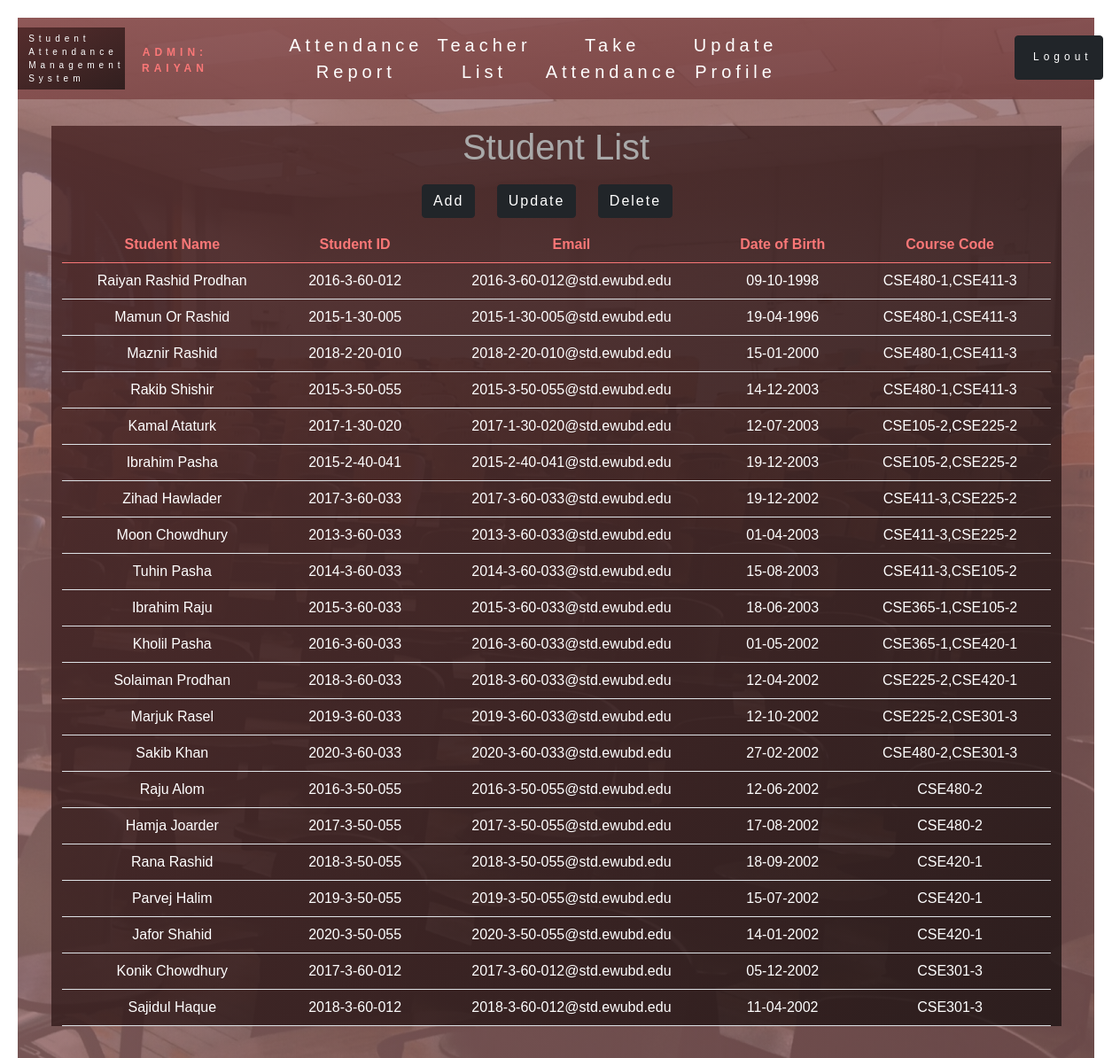
Page /admin/student_list.php (signed in) on the committed database.
### tables this page shows
CREATE TABLE `student_tbl` (
  `student_id` int(11) NOT NULL,
  `student_name` varchar(150) NOT NULL,
  `student_password` varchar(100) NOT NULL,
  `student_roll_number` varchar(15) NOT NULL,
  `student_email` varchar(100) NOT NULL,
  `student_dob` date NOT NULL,
  `student_course_code` varchar(100) NOT NULL,
  `student_user_type` varchar(10) NOT NULL
);

### lib/Database.php (called while the page is built, shortened)
<?php
    Class Database {
        public $host = DB_HOST;
        public $user = DB_USER;
        public $pass = DB_PASS;
        public $dbname = DB_NAME;
        public $link;
        private function connectDB() {
            $this->link=new mysqli($this->host, $this->user, $this->pass,
                $this->dbname);
        }
        public function select($query) {
            $result=$this->link->query($query) or die($this->link->error.__LINE__);
            if($result->num_rows > 0) {
                return $result;
            } else {
                return false;
            }
        }
    }
?>

### lib/Student.php (called while the page is built, shortened)
<?php
    $filePath = realpath(dirname(__FILE__));
    include_once($filePath.'/Database.php')
?>
<?php
    class Student {
        private $db;
        public function __construct() {
            $this->db = new Database();
        }
        public function getStudents() {
            $query = "SELECT * FROM student_tbl";
            $result = $this->db->select($query);
            return $result;
        }
    }
?>

### admin/student_list.php (the view, shortened to what this page needs)
<?php
    include '../lib/Student.php';
?>
<!DOCTYPE html>
<html lang="en">
<head>
    <head>
        <link rel="stylesheet" href="../css/bootstrap.min.css">
        <link rel="stylesheet" href="../css/style.css">
        <link rel="stylesheet" href="../css/list_view.css">
        <link rel="stylesheet" href="../css/navbar.css">
    </head>
</head>
<body>
    <header class="header">
        <nav class="navbar navbar-expand-lg">
            <a class="navbar-brand" href="course_list.php">Student<br>Attendance<br>Management<br>System</a>
            <div class="username">
                <?php
                    include '../lib/CurrentUserInfo.php';
                ?>
            </div>
            <div class="collapse navbar-collapse" id="navbarSupportedContent">
                <ul class="navbar-nav mr-auto">
                    <li class="nav-item">
                        <a class="nav-link" href="report.php">Attendance<br>Report</a>
                    </li>
                    <li class="nav-item">
                        <a class="nav-link" href="teacher_list.php">Teacher<br>List</a>
                    </li>
                    <li class="nav-item">
                        <a class="nav-link" href="course_list.php">Take<br>Attendance</a>
                    </li>
                    <li class="nav-item">
                        <a class="nav-link" href="update_admin.php">Update<br>Profile</a>
                    </li>
                    <li class="nav-item btn btn-dark logout">
                        <a class="nav-link" href="../logout.php">Logout
                        </a>
                    </li>
                </ul>
            </div>
        </nav>
        <div class="panel panel-default container">
            <div class="panel-heading">
                <h1>
                    Student List
                </h1>
            </div>
            <a href="add_student.php">
                <button class="btn btn-dark custom-submit-btn">Add</button>
            </a>
            <a href="update_student_list.php">
                <button class="btn btn-dark custom-submit-btn">Update</button>
            </a>
            <a href="delete_student_list.php">
                <button class="btn btn-dark custom-submit-btn">Delete</button>
            </a>
            <div class="panel-body">
                <table class="table">
                    <thead>
                        <tr>
                            <th>Student Name</th>
                            <th>Student ID</th>
                            <th>Email</th>
                            <th>Date of Birth</th>
                            <th>Course Code</th>
                        </tr>
                    </thead>
                    <tbody>
                        <?php
                            $stu = new Student();
                            $get_student = $stu->getStudents();
                            if($get_student) {
                                while ($row = $get_student->fetch_assoc()) {
                        ?>
                        <tr>
                            <td><?php echo $row['student_name']; ?></td>
                            <td><?php echo $row['student_roll_number']; ?></td>
                            <td><?php echo $row['student_email']; ?></td>
                            <td>
                                <?php $d=date("d-m-Y", strtotime($row['student_dob']));
                                echo $d; ?>
                            </td>
                            <td><?php echo $row['student_course_code']; ?></td>
                        </tr>
                        <?php
                                }
                            }
                        ?>
                    </tbody>
                </table>
            </div>
        </div>
    </header>
</body>
</html>

### lib/CurrentUserInfo.php
<?php
    echo strtoupper($_SESSION['user_type']);
    echo ":<br>";
    echo strtoupper($_SESSION['username']);
?>

### css/style.css (style rules this page uses)
* { margin: 0; padding: 0; box-sizing: border-box; }
body { font-family: sans-serif; font-size: 16px; font-weight: 400; padding-top: 20px; padding-left: 20px; padding-right: 20px; }
.header { width: 100%; height: auto; min-height:580px; padding-bottom: 20px; background-image: linear-gradient( to right bottom, rgba(160, 118, 118, 0.8), rgba(130, 89, 89, 0.8)), url(../img/classroom2.jpg); background-size: cover; background-position: top; background-repeat: no-repeat; background-attachment: fixed; position: relative; }
.username { position: absolute; top: 30px; left: 140px; font-size: 12px; color: rgb(250, 119, 119); }
.logout { position: absolute; top: 20px; left: 1125px; height: 50px; width: 100px; font-size: 12px; color: rgb(250, 119, 119); }

### css/list_view.css (style rules this page uses)
.container { background-image: linear-gradient( to right bottom, rgba(71, 34, 34, 0.8), rgba(29, 19, 19, 0.8) ); margin-top: 30px; text-align: center; }
.panel-heading { color:darkgrey; }
.panel-body { color:rgb(250, 119, 119); }
th { color: rgb(250, 119, 119); }
td { color:rgb(255, 255, 255); }
.btn { margin-right: 20px; }
.custom-submit-btn { margin-bottom:10px; margin-top: 10px; letter-spacing:2px; word-spacing:5px; }
a { text-decoration: none; }

### css/navbar.css (style rules this page uses)
nav { display: block; font-size: 20px; font-weight: 700; letter-spacing: 5px; color: rgb(255, 255, 255); background-image: linear-gradient( to right bottom, rgba(139, 80, 80, 0.8), rgba(110, 57, 57, 0.8) ); height: 15%; width: 100%; text-align: center; padding-top: 2%; }
.navbar-brand { font-weight: 300; font-size: 10px; text-align: left; padding-left: 1%; color: rgb(255, 255, 255); background-image: linear-gradient( to right bottom, rgba(71, 34, 34, 0.8), rgba(29, 19, 19, 0.8) ); }
.navbar-nav { font-weight: 300; padding-left: 15%; }
.nav-link { color: rgb(255, 255, 255); }

### rows in the picture
student_tbl: student_name "Raiyan Rashid Prodhan", student_roll_number "2016-3-60-012", student_email "2016-3-60-012@std.ewubd.edu", student_dob "09-10-1998", student_course_code "CSE480-1,CSE411-3"
student_tbl: student_name "Mamun Or Rashid", student_roll_number "2015-1-30-005", student_email "2015-1-30-005@std.ewubd.edu", student_dob "19-04-1996", student_course_code "CSE480-1,CSE411-3"
student_tbl: student_name "Maznir Rashid", student_roll_number "2018-2-20-010", student_email "2018-2-20-010@std.ewubd.edu", student_dob "15-01-2000", student_course_code "CSE480-1,CSE411-3"
student_tbl: student_name "Rakib Shishir", student_roll_number "2015-3-50-055", student_email "2015-3-50-055@std.ewubd.edu", student_dob "14-12-2003", student_course_code "CSE480-1,CSE411-3"
student_tbl: student_name "Kamal Ataturk", student_roll_number "2017-1-30-020", student_email "2017-1-30-020@std.ewubd.edu", student_dob "12-07-2003", student_course_code "CSE105-2,CSE225-2"
student_tbl: student_name "Ibrahim Pasha", student_roll_number "2015-2-40-041", student_email "2015-2-40-041@std.ewubd.edu", student_dob "19-12-2003", student_course_code "CSE105-2,CSE225-2"
student_tbl: student_name "Zihad Hawlader", student_roll_number "2017-3-60-033", student_email "2017-3-60-033@std.ewubd.edu", student_dob "19-12-2002", student_course_code "CSE411-3,CSE225-2"
student_tbl: student_name "Moon Chowdhury", student_roll_number "2013-3-60-033", student_email "2013-3-60-033@std.ewubd.edu", student_dob "01-04-2003", student_course_code "CSE411-3,CSE225-2"
student_tbl: student_name "Tuhin Pasha", student_roll_number "2014-3-60-033", student_email "2014-3-60-033@std.ewubd.edu", student_dob "15-08-2003", student_course_code "CSE411-3,CSE105-2"
student_tbl: student_name "Ibrahim Raju", student_roll_number "2015-3-60-033", student_email "2015-3-60-033@std.ewubd.edu", student_dob "18-06-2003", student_course_code "CSE365-1,CSE105-2"
student_tbl: student_name "Kholil Pasha", student_roll_number "2016-3-60-033", student_email "2016-3-60-033@std.ewubd.edu", student_dob "01-05-2002", student_course_code "CSE365-1,CSE420-1"
student_tbl: student_name "Solaiman Prodhan", student_roll_number "2018-3-60-033", student_email "2018-3-60-033@std.ewubd.edu", student_dob "12-04-2002", student_course_code "CSE225-2,CSE420-1"
student_tbl: student_name "Marjuk Rasel", student_roll_number "2019-3-60-033", student_email "2019-3-60-033@std.ewubd.edu", student_dob "12-10-2002", student_course_code "CSE225-2,CSE301-3"
student_tbl: student_name "Sakib Khan", student_roll_number "2020-3-60-033", student_email "2020-3-60-033@std.ewubd.edu", student_dob "27-02-2002", student_course_code "CSE480-2,CSE301-3"
student_tbl: student_name "Raju Alom", student_roll_number "2016-3-50-055", student_email "2016-3-50-055@std.ewubd.edu", student_dob "12-06-2002", student_course_code "CSE480-2"
student_tbl: student_name "Hamja Joarder", student_roll_number "2017-3-50-055", student_email "2017-3-50-055@std.ewubd.edu", student_dob "17-08-2002", student_course_code "CSE480-2"
student_tbl: student_name "Rana Rashid", student_roll_number "2018-3-50-055", student_email "2018-3-50-055@std.ewubd.edu", student_dob "18-09-2002", student_course_code "CSE420-1"
student_tbl: student_name "Parvej Halim", student_roll_number "2019-3-50-055", student_email "2019-3-50-055@std.ewubd.edu", student_dob "15-07-2002", student_course_code "CSE420-1"
student_tbl: student_name "Jafor Shahid", student_roll_number "2020-3-50-055", student_email "2020-3-50-055@std.ewubd.edu", student_dob "14-01-2002", student_course_code "CSE420-1"
student_tbl: student_name "Konik Chowdhury", student_roll_number "2017-3-60-012", student_email "2017-3-60-012@std.ewubd.edu", student_dob "05-12-2002", student_course_code "CSE301-3"
student_tbl: student_name "Sajidul Haque", student_roll_number "2018-3-60-012", student_email "2018-3-60-012@std.ewubd.edu", student_dob "11-04-2002", student_course_code "CSE301-3"

### other values in the picture
$_SESSION['user_type'] "ADMIN"
$_SESSION['username'] "RAIYAN"
